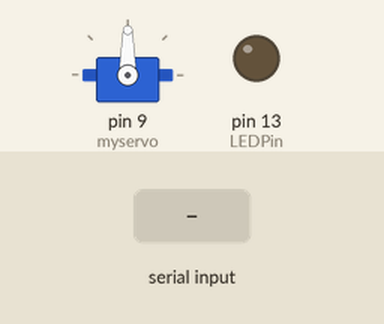
Recording of a sketch running on a simulated Arduino Uno, built with avr-gcc and run on an emulated ATmega328P. Parts: servo, output pins drawn as LEDs (lit = HIGH). The inputs (shaded band) are chosen by the test bench.

Above: at 1.2 s.
1.3 s: byte 30 received over Serial
At 1.39 s:
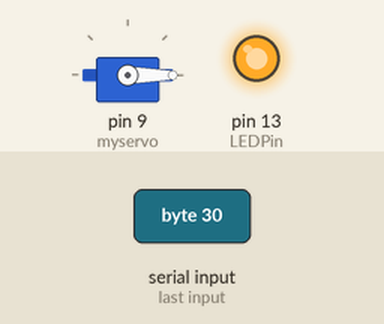
At 4.69 s:
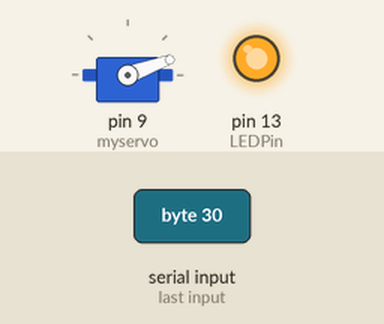
Timing chart, 0 to 22.7 s (numbered marks = the images above; inputs shaded):
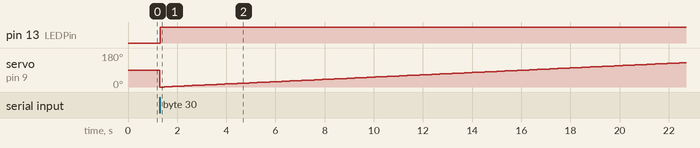

The sketch:

Lab4_servo_motion.ino
```cpp
#include <Servo.h>

Servo myservo;

int pos = 0;
const int LEDPin = 13;//declare the LED port (hard-wired on arduino)
int incomingByte;


void setup() {
  // put your setup code here, to run once:
  Serial.begin(115200);
  pinMode(LEDPin, OUTPUT);
  myservo.attach(9); //attached to pin 9
}

void loop() {
  // put your main code here, to run repeatedly:
  //int pos = 180;
  //int neg = 0;
  if(Serial.available() > 0) { //read the oldest byte in the serial buffer:
    incomingByte = Serial.read();
    // if its > 0, turn on the LED:


    if (incomingByte > 0)
     {
      for (pos = 0; pos <= 180; pos += 1) { // goes from 0 degrees to 180 degrees
    // in steps of 1 degree
       myservo.write(pos);              // tell servo to go to position in variable 'pos'
       delay(15);

       digitalWrite(LEDPin, HIGH);
      //myservo.write();
      delay(150);
      }

      //myservo.write(0);
      //delay(150);
     }
    //if its = 0, turn off the LED;
    //if (incomingByte == 0)
      //digitalWrite(LEDPin, LOW);


      //feed back the byte:
      Serial.println(incomingByte);
}
}
```

Measured:
- after the input at 1.3 s, pin 13 (LEDPin): LOW → HIGH at once; servo on pin 9 (myservo): 90° → 0° at once, → 1° 0.17 s later, → 2° 0.17 s later, → 3° 0.17 s later, … (130 changes in this stretch)
